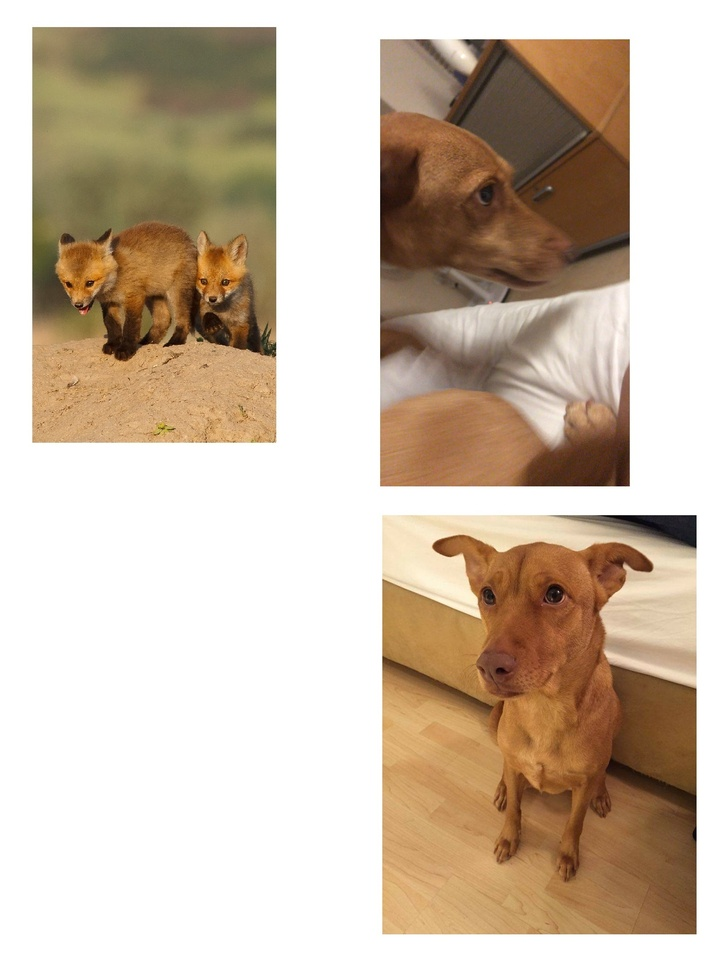
#> input picture test_file1.jpg, 721 x 978 px, shrunk from 1652 x 2240 before the run
$ python -i test.py   (imports and definitions only)
#> lines starting #> are read from the running program, lines starting #| are printed output that depends on the picture; after the words box and inside, x2 and y2 are one past the last pixel; in counts of white or black regions, pixels touching at a corner belong together
#> further down, picture is the input picture: shape (978, 721, 3); mean B, G, R 170.8, 188.7, 205.4
import cv2
import os

'''
absolute_path = os.path.join(os.path.dirname(__file__), 'media', 'testPhoto.png')
print(absolute_path)
'''


def cropping(image):
    original = image.copy()
    gray = cv2.cvtColor(image, cv2.COLOR_BGR2GRAY)
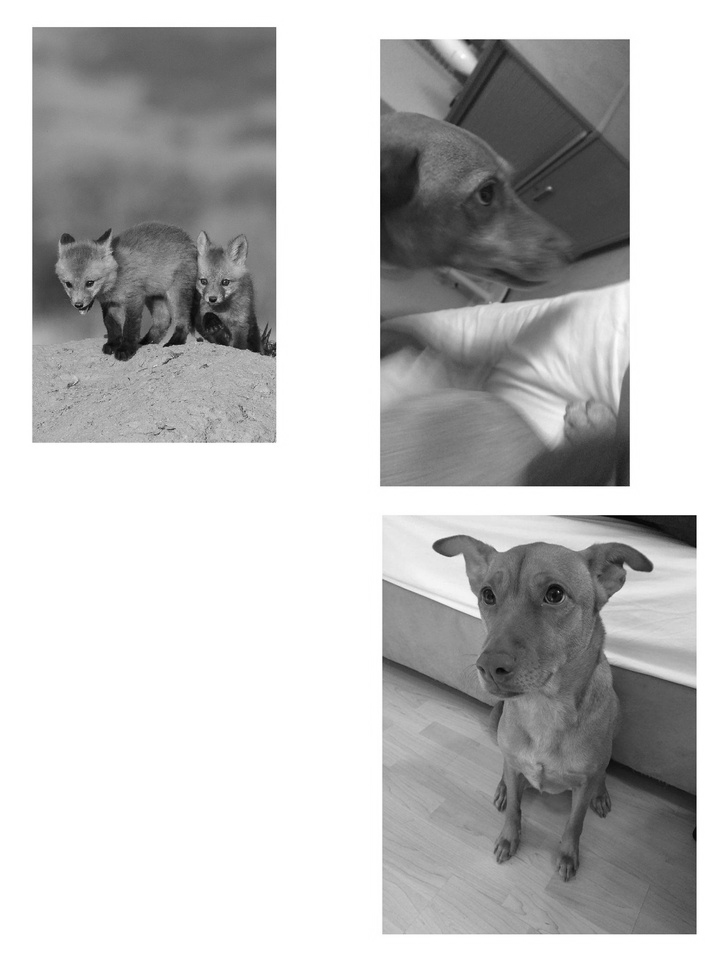
#> gray: shape (978, 721); min 0, max 255, mean 191.7
    blurred = cv2.GaussianBlur(gray, (3, 3), 0)
    thresh = cv2.threshold(blurred, 230, 255, cv2.THRESH_BINARY_INV)[1]
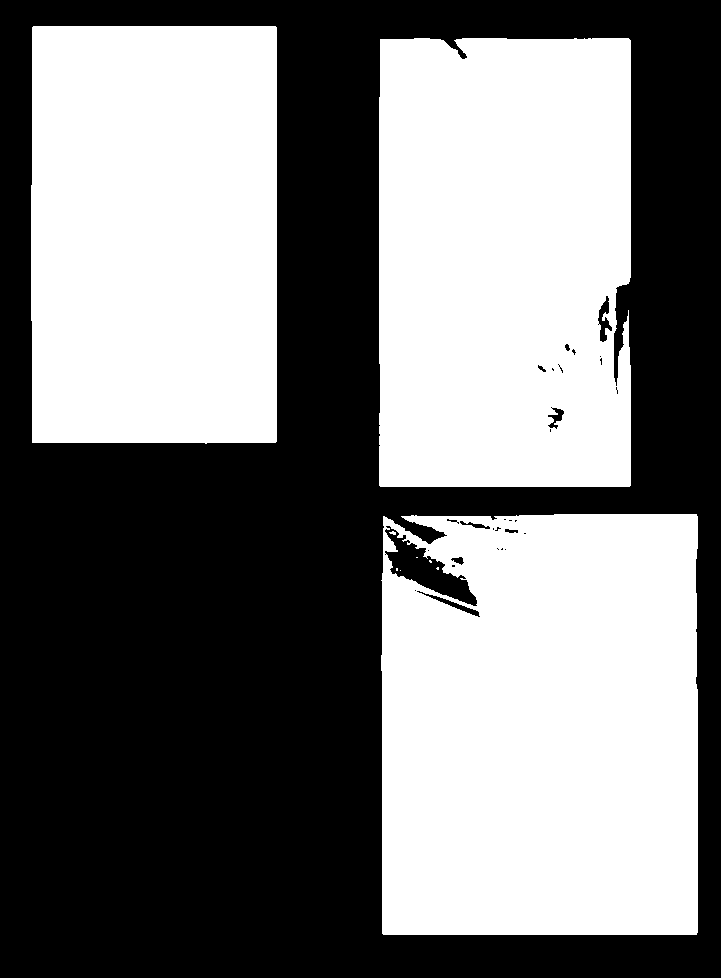
#> thresh: shape (978, 721); 48.6% white; 9 white regions (6 under 20 px)

    # Find contours
    cnts = cv2.findContours(thresh, cv2.RETR_EXTERNAL, cv2.CHAIN_APPROX_SIMPLE)
#> cnts = 3 contours; box (x1, y1, x2, y2) and area: (381, 514, 698, 935) 131120, (379, 38, 631, 487) 110982, (31, 26, 277, 444) 101640
    cnts = cnts[0] if len(cnts) == 2 else cnts[1]

    # Iterate thorugh contours and filter for ROI
    image_number = 0
    for c in cnts:
        x, y, w, h = cv2.boundingRect(c)
        cv2.rectangle(image, (x, y), (x + w, y + h), (36, 255, 12), 2)
        ROI = original[y:y + h, x:x + w]
        if w > 120 or h > 120:
            # cv2.imwrite(os.path.join(path, "ROI_{}.png".format(image_number)), ROI)
            cv2.imwrite("ROI_{}.png".format(image_number), ROI)
            image_number += 1
#> this loop made 3 passes
#> (x, y, w, h) on passes 1 to 3: (381, 514, 317, 421), (379, 38, 252, 449), (31, 26, 246, 418)
#> pass 1, in cropping, `ROI = original[y:y + h, x:x + w]`:
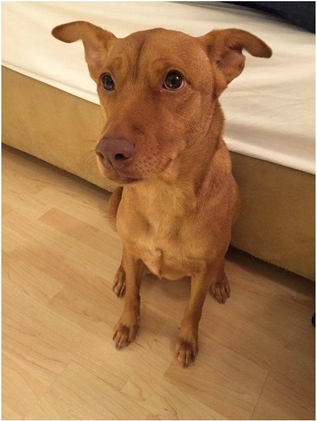
#> ROI: shape (421, 317, 3); mean B, G, R 86.5, 128.1, 170.8
#> pass 2, in cropping, `ROI = original[y:y + h, x:x + w]`:
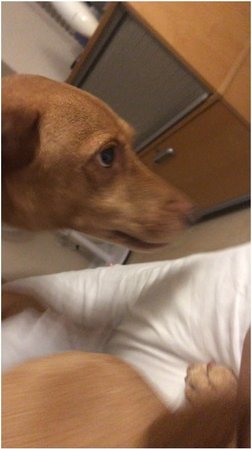
#> ROI: shape (449, 252, 3); mean B, G, R 85.1, 108.4, 139.3
#> pass 3, in cropping, `ROI = original[y:y + h, x:x + w]`:
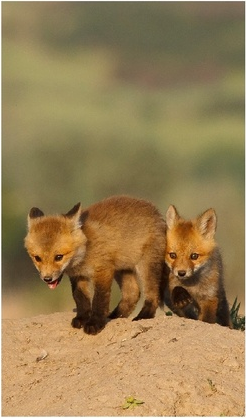
#> ROI: shape (418, 246, 3); mean B, G, R 84, 126.8, 151.6
#> after the loop:
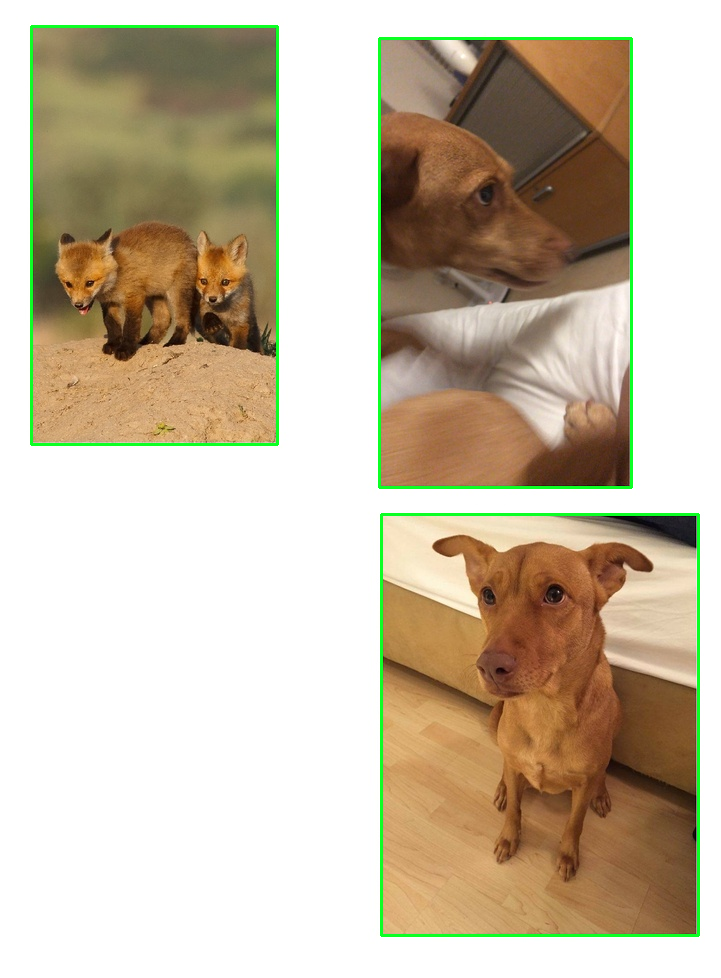
#> image: shape (978, 721, 3); 1.79% of pixels changed, all inside (x1, y1, x2, y2) = (30, 25, 700, 937)
#> after the loop, image_number = 3


# cv2.imshow('thresh', thresh)
# cv2.imshow('image', image)
# [1 line not run here, left out]

# image = cv2.imread('final.jpeg')
# cropping(image)

>>> import cv2
>>> picture = cv2.imread('../test_file1.jpg')
>>> result = cropping(picture)

$ run again, on test_file2.jpg
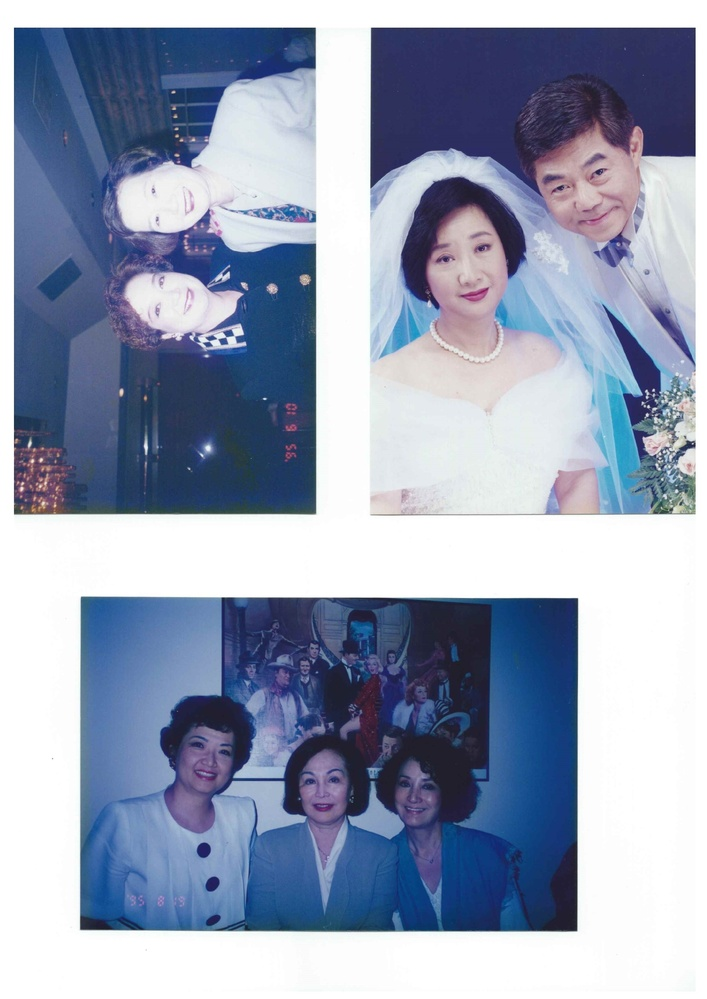
#> input picture test_file2.jpg, 707 x 999 px, shrunk from 2481 x 3507 before the run
#> picture is the input picture: shape (999, 707, 3); mean B, G, R 181.2, 158.9, 148.6
#> in cropping, `thresh = cv2.threshold(blurred, 230, 255, cv2.THRESH_BINARY_INV)[1]`:
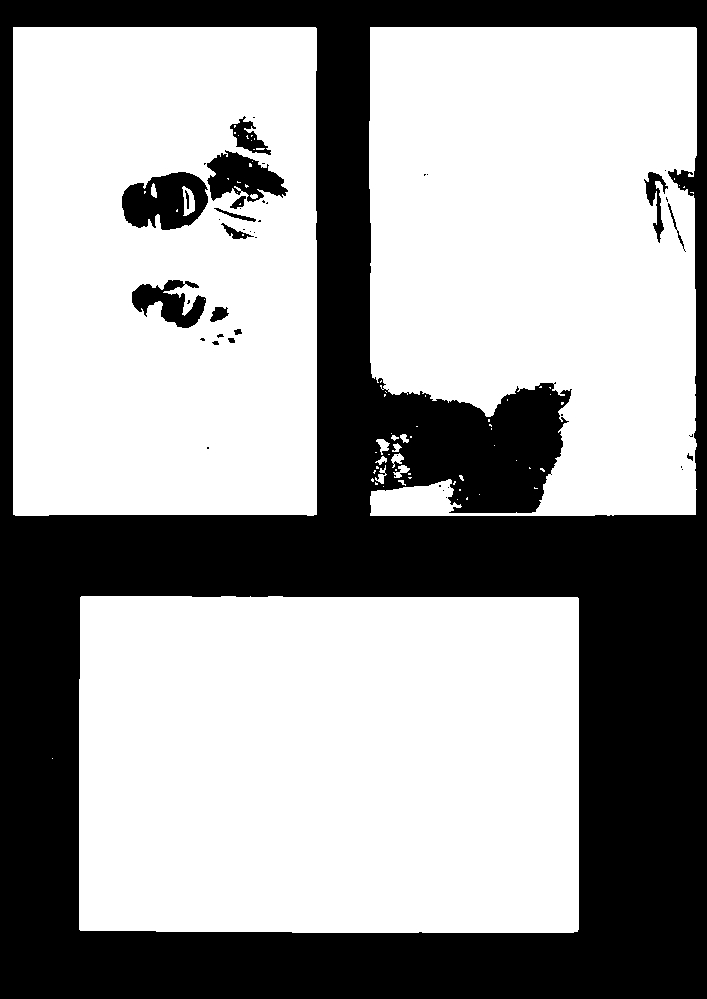
#> thresh: shape (999, 707); 63.2% white; 45 black regions (29 under 20 px)
#> cnts = 53 contours, 43 with area under 20; largest, box (x1, y1, x2, y2) and area: (79, 596, 579, 933) 166926, (13, 27, 317, 516) 147444, (369, 27, 697, 516) 138155, (376, 439, 390, 455) 89, (393, 465, 410, 478) 76
#> the loop in cropping, `for c in cnts:` made 53 passes
#> (x, y, w, h) on passes 2, 9, 10, 11, 12, 14, 16, 18: (79, 596, 500, 337), (375, 482, 3, 3), (453, 481, 3, 4), (398, 480, 8, 6), (371, 478, 3, 4), (459, 475, 5, 6), (373, 470, 3, 4), (540, 468, 5, 4)
#> after the loop in cropping, `for c in cnts:`:
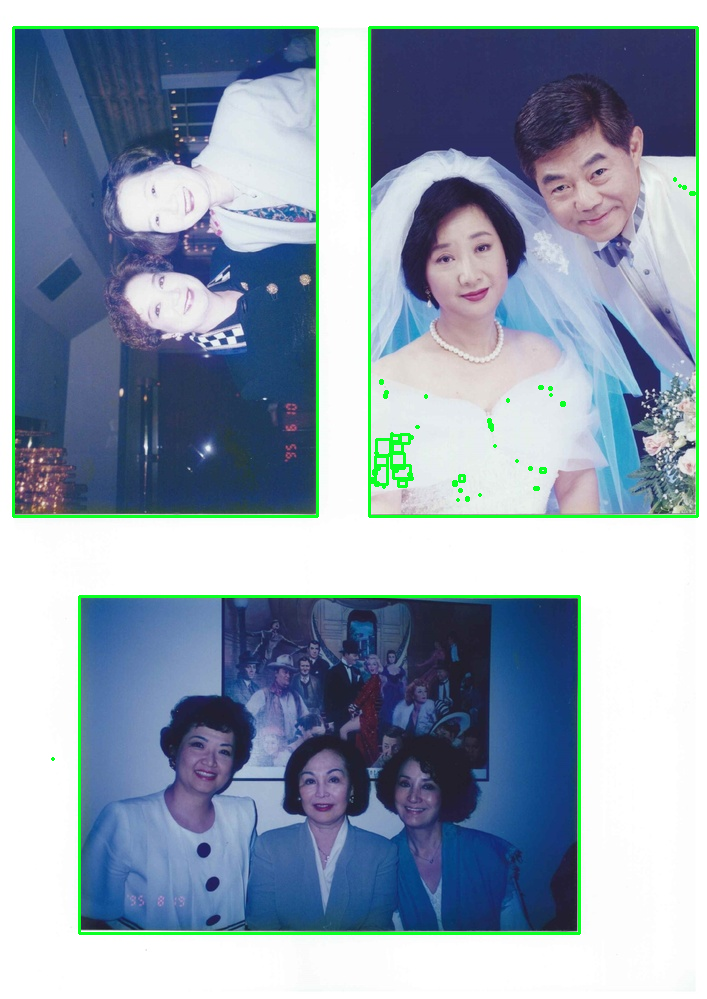
#> image: shape (999, 707, 3); 2.33% of pixels changed, all inside (x1, y1, x2, y2) = (12, 26, 699, 935)
#> after the loop in cropping, `for c in cnts:`: image_number = 3

$ run again, on test_file3.jpeg
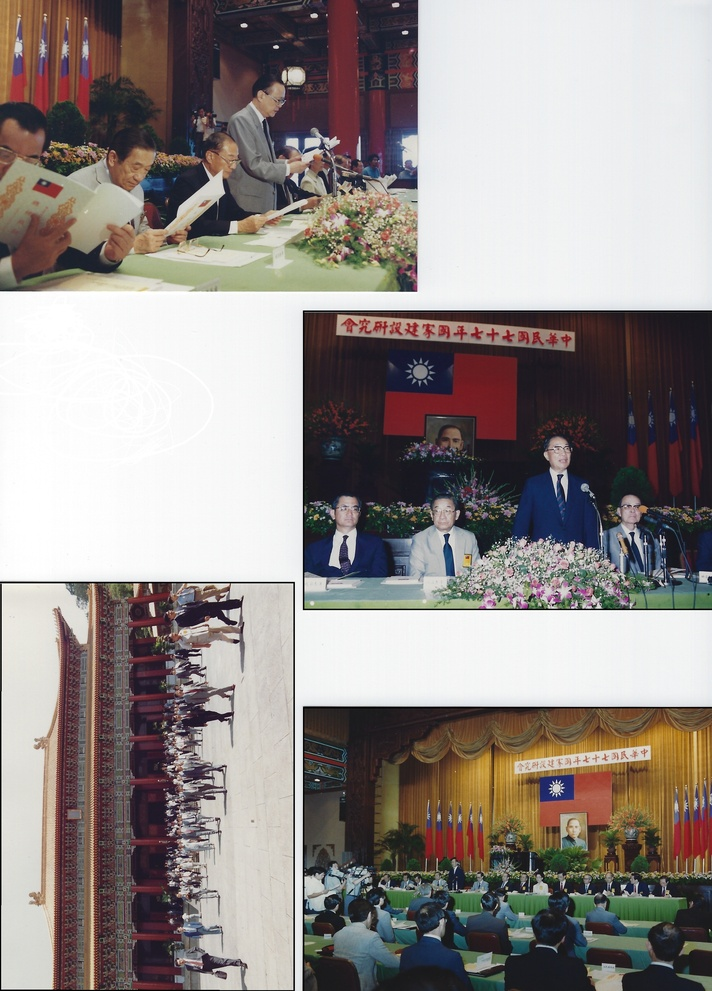
#> input picture test_file3.jpeg, 712 x 991 px, shrunk from 2550 x 3549 before the run
#> picture is the input picture: shape (991, 712, 3); mean B, G, R 136.8, 139.6, 146.9
#> in cropping, `thresh = cv2.threshold(blurred, 230, 255, cv2.THRESH_BINARY_INV)[1]`:
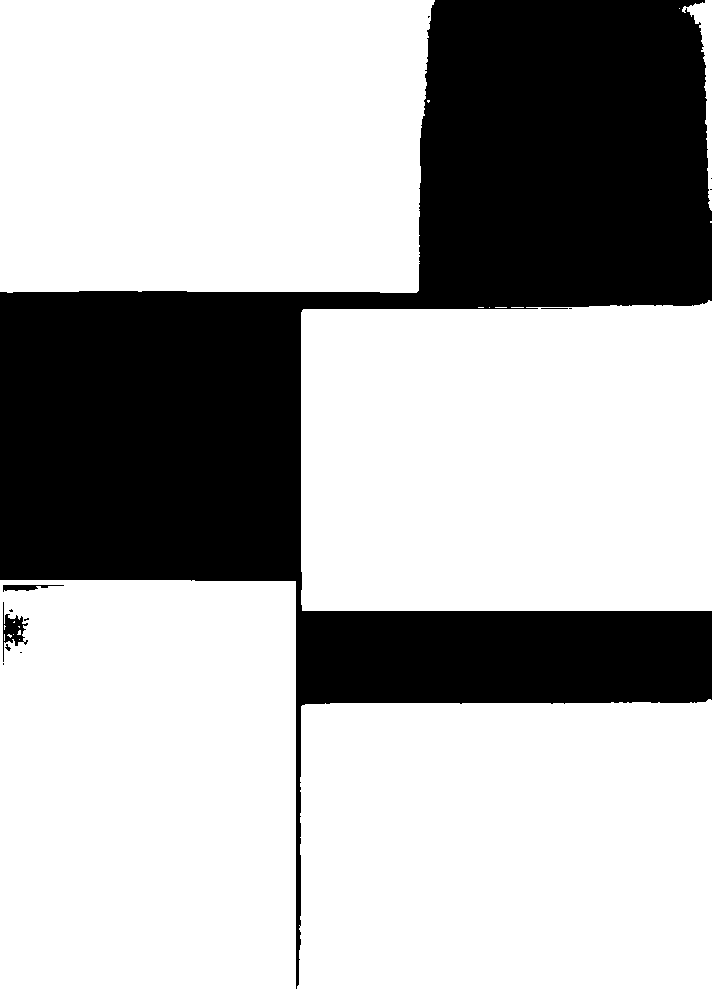
#> thresh: shape (991, 712); 69.3% white; 13 black regions (8 under 20 px)
#> cnts = 11 contours, 7 with area under 20; largest, box (x1, y1, x2, y2) and area: (0, 580, 712, 991) 238688, (301, 300, 712, 611) 123948, (0, 0, 435, 293) 122734, (682, 0, 712, 211) 1370
#> the loop in cropping, `for c in cnts:` made 11 passes
#> (x, y, w, h) on passes 1, 6, 8, 10, 11: (0, 580, 712, 411), (301, 300, 411, 311), (427, 100, 3, 3), (682, 0, 30, 211), (0, 0, 435, 293)
#> after the loop in cropping, `for c in cnts:`:
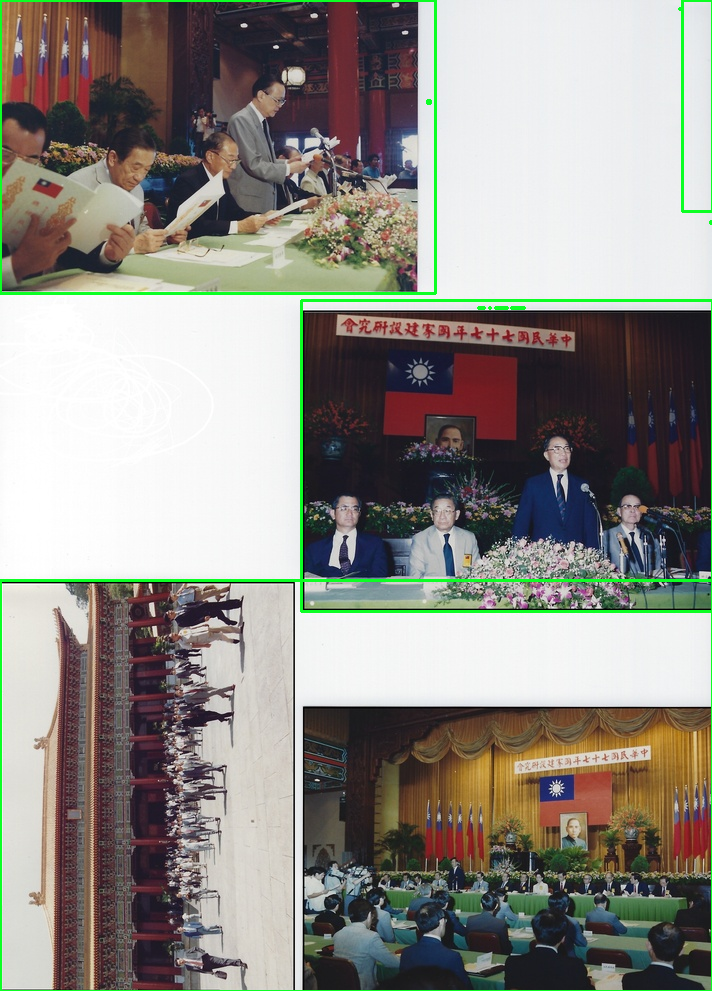
#> image: shape (991, 712, 3); 1.78% of pixels changed, all inside (x1, y1, x2, y2) = (0, 0, 712, 991)
#> after the loop in cropping, `for c in cnts:`: image_number = 4
